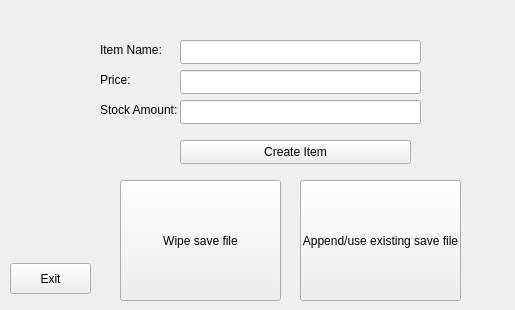
<?xml version="1.0" encoding="UTF-8"?>
<ui version="4.0">
 <class>NewItemWidgetClass</class>
 <widget class="QWidget" name="NewItemWidgetClass">
  <property name="geometry">
   <rect>
    <x>0</x>
    <y>0</y>
    <width>515</width>
    <height>310</height>
   </rect>
  </property>
  <property name="windowTitle">
   <string>NewItemWidget</string>
  </property>
  <widget class="QLabel" name="label">
   <property name="geometry">
    <rect>
     <x>100</x>
     <y>40</y>
     <width>81</width>
     <height>20</height>
    </rect>
   </property>
   <property name="text">
    <string>Item Name:</string>
   </property>
  </widget>
  <widget class="QLineEdit" name="itemStockInput">
   <property name="geometry">
    <rect>
     <x>180</x>
     <y>100</y>
     <width>241</width>
     <height>24</height>
    </rect>
   </property>
   <property name="inputMethodHints">
    <set>Qt::InputMethodHint::ImhDigitsOnly</set>
   </property>
  </widget>
  <widget class="QLineEdit" name="itemPriceInput">
   <property name="geometry">
    <rect>
     <x>180</x>
     <y>70</y>
     <width>241</width>
     <height>24</height>
    </rect>
   </property>
  </widget>
  <widget class="QPushButton" name="submitButton">
   <property name="geometry">
    <rect>
     <x>180</x>
     <y>140</y>
     <width>231</width>
     <height>24</height>
    </rect>
   </property>
   <property name="text">
    <string>Create Item</string>
   </property>
  </widget>
  <widget class="QLineEdit" name="itemNameInput">
   <property name="geometry">
    <rect>
     <x>180</x>
     <y>40</y>
     <width>241</width>
     <height>24</height>
    </rect>
   </property>
   <property name="text">
    <string/>
   </property>
  </widget>
  <widget class="QLabel" name="label_2">
   <property name="geometry">
    <rect>
     <x>100</x>
     <y>70</y>
     <width>81</width>
     <height>20</height>
    </rect>
   </property>
   <property name="text">
    <string>Price:</string>
   </property>
  </widget>
  <widget class="QLabel" name="label_3">
   <property name="geometry">
    <rect>
     <x>100</x>
     <y>100</y>
     <width>81</width>
     <height>20</height>
    </rect>
   </property>
   <property name="text">
    <string>Stock Amount:</string>
   </property>
  </widget>
  <widget class="QLabel" name="errorLabel">
   <property name="geometry">
    <rect>
     <x>150</x>
     <y>170</y>
     <width>271</width>
     <height>16</height>
    </rect>
   </property>
   <property name="text">
    <string/>
   </property>
  </widget>
  <widget class="QPushButton" name="wipeSaveFileButton">
   <property name="geometry">
    <rect>
     <x>120</x>
     <y>180</y>
     <width>161</width>
     <height>121</height>
    </rect>
   </property>
   <property name="text">
    <string>Wipe save file</string>
   </property>
  </widget>
  <widget class="QPushButton" name="useSaveFileButton">
   <property name="geometry">
    <rect>
     <x>300</x>
     <y>180</y>
     <width>161</width>
     <height>121</height>
    </rect>
   </property>
   <property name="text">
    <string>Append/use existing save file</string>
   </property>
  </widget>
  <widget class="QPushButton" name="exitItemCreatorButton">
   <property name="geometry">
    <rect>
     <x>10</x>
     <y>263</y>
     <width>81</width>
     <height>31</height>
    </rect>
   </property>
   <property name="text">
    <string>Exit</string>
   </property>
  </widget>
 </widget>
 <layoutdefault spacing="6" margin="11"/>
 <resources/>
 <connections/>
</ui>
